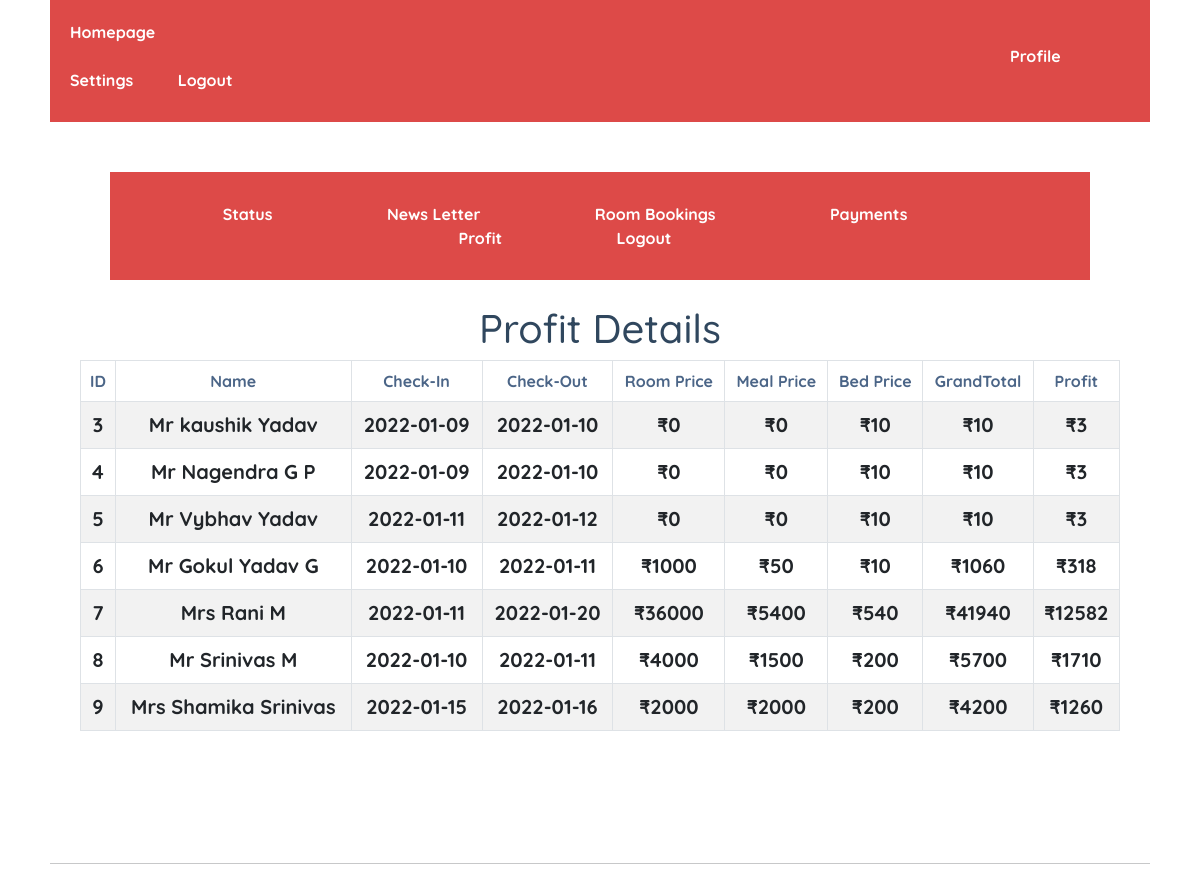
Screenshot of /adminpanel/profit.php with the database file from the repository.
### tables this page shows
CREATE TABLE `customerpayment` (
  `customerid` int(10) NOT NULL,
  `title` varchar(5) DEFAULT NULL,
  `fname` text DEFAULT NULL,
  `lname` text DEFAULT NULL,
  `roomtype` varchar(20) DEFAULT NULL,
  `bedtype` varchar(20) DEFAULT NULL,
  `noroom` int(10) DEFAULT NULL,
  `checkin` date DEFAULT NULL,
  `checkout` date DEFAULT NULL,
  `mealtype` varchar(30) DEFAULT NULL,
  `roomprice` int(10) NOT NULL,
  `bedprice` int(10) NOT NULL,
  `mealprice` int(10) NOT NULL,
  `grandtotal` int(10) NOT NULL,
  `noofdays` int(10) DEFAULT NULL
);

### adminpanel/profit.php (the view, shortened to what this page needs)
<!DOCTYPE html>
<html lang="en">
<head>
    <link href="https://cdn.jsdelivr.net/npm/bootstrap@5.0.2/dist/css/bootstrap.min.css" rel="stylesheet">
    <link rel="stylesheet" href="message.css">
  </head>
<body>
    <div class="Section1">
        <div>
            <a href="index.php">Homepage</a>
            <a style="padding-left:950px;" href="usersetting.php">Profile</a>
            <a href="settings.php">Settings</a>
            <a href="logout.php">Logout</a>
        </div>
    </div>
        <div class="Section2">
        <div>
            <a style="color: #fff; padding-right:100px;" href="home.php">Status</a>
            <a style="color: #fff;padding-right:100px;" href="message.php">News Letter</a>
            <a style="color: #fff;padding-right:100px;" href="roombook.php">Room Bookings</a>
            <a style="color: #fff;padding-right:100px;" href="payment.php">Payments</a>
            <a style="color: #fff;padding-right:100px;" href="profit.php">Profit</a>
            <a style="color: #fff;padding-right:100px;" href="logout.php">Logout</a>
        </div>
    </div>
    <div class="Section3">
      <div>
        <br>
        <h1 style="color: #30475E;">Profit Details</h1>
      </div>
    </div>
<div style="padding-bottom:100px;"class="Section8">
          <table class="table table-bordered table-striped" style="font-size:20px;" >
              <thead style="font-size:20px;">
                    <th>ID</th>
                    <th>Name</th>
                    <th>Check-In</th>
                    <th>Check-Out</th>
                    <th>Room Price</th>
                    <th>Meal Price </th>
                    <th>Bed Price</th>
                    <th>GrandTotal</th>
                    <th>Profit</th>
			    </thead>
                <tbody>
                <?php
                        include ('database.php');
                        $sql="select * from customerpayment";
                        $re = mysqli_query($con,$sql);
                        while($row = mysqli_fetch_array($re))
                        {
							echo"<tr >
							<td>".$row['customerid']." </td>
							<td>".$row['title']." ".$row['fname']." ".$row['lname']."</td>
							<td>".$row['checkin']."</td>
							<td>".$row['checkout']."</td>
							<td>₹".$row['roomprice']."</td>
							<td>₹".$row['mealprice']."</td>
							<td>₹".$row['bedprice']."</td>
							<td>₹".$row['grandtotal']."</td>
							<td>₹".$row['grandtotal']*30/100 ."</td>
							</tr>";
                        }
                        ?>
                </tbody>
          </table>
      </div>
      <hr>
</body>
</html>

### adminpanel/message.css (style rules this page uses)
body { font-family: 'Quicksand', sans-serif; font-size: 1rem; font-weight: bold; margin-top: 0px; margin-left: 50px; margin-right: 50px; background: #fff; }
.Section1 { padding-top: 20px; padding-left: 10px; padding-bottom: 30px; background-color: #DD4A48; margin-bottom: 50px; }
a { padding-top: 10px; padding-left: 10px; padding-right: 30px; text-decoration: none; color: #fff; }
.Section2 { text-align: center; padding-top: 30px; padding-bottom: 30px; padding-left: 30px; padding-right: 10px; background-color: #DD4A48; color: #FFF9F9; margin-left: 60px; margin-right: 60px; }
.Section3 { text-align: center; }
.Section8 { text-align: center; color: #D3DEDC; padding-left: 30px; padding-right: 30px; }
table { border: 5px #DD4A48; font-size: 10px; }
th { font-size: 1rem; color: #4B6587; }

### rows the page displays
customerpayment: customerid "3", title "Mr", fname "kaushik", lname "Yadav", checkin "2022-01-09", checkout "2022-01-10", roomprice "0", mealprice "0", bedprice "10", grandtotal "10", $row['grandtotal']*30/100 "3"
customerpayment: customerid "4", title "Mr", fname "Nagendra", lname "G P", checkin "2022-01-09", checkout "2022-01-10", roomprice "0", mealprice "0", bedprice "10", grandtotal "10", $row['grandtotal']*30/100 "3"
customerpayment: customerid "5", title "Mr", fname "Vybhav", lname "Yadav", checkin "2022-01-11", checkout "2022-01-12", roomprice "0", mealprice "0", bedprice "10", grandtotal "10", $row['grandtotal']*30/100 "3"
customerpayment: customerid "6", title "Mr", fname "Gokul", lname "Yadav G", checkin "2022-01-10", checkout "2022-01-11", roomprice "1000", mealprice "50", bedprice "10", grandtotal "1060", $row['grandtotal']*30/100 "318"
customerpayment: customerid "7", title "Mrs", fname "Rani", lname "M", checkin "2022-01-11", checkout "2022-01-20", roomprice "36000", mealprice "5400", bedprice "540", grandtotal "41940", $row['grandtotal']*30/100 "12582"
customerpayment: customerid "8", title "Mr", fname "Srinivas", lname "M", checkin "2022-01-10", checkout "2022-01-11", roomprice "4000", mealprice "1500", bedprice "200", grandtotal "5700", $row['grandtotal']*30/100 "1710"
customerpayment: customerid "9", title "Mrs", fname "Shamika", lname "Srinivas", checkin "2022-01-15", checkout "2022-01-16", roomprice "2000", mealprice "2000", bedprice "200", grandtotal "4200", $row['grandtotal']*30/100 "1260"
